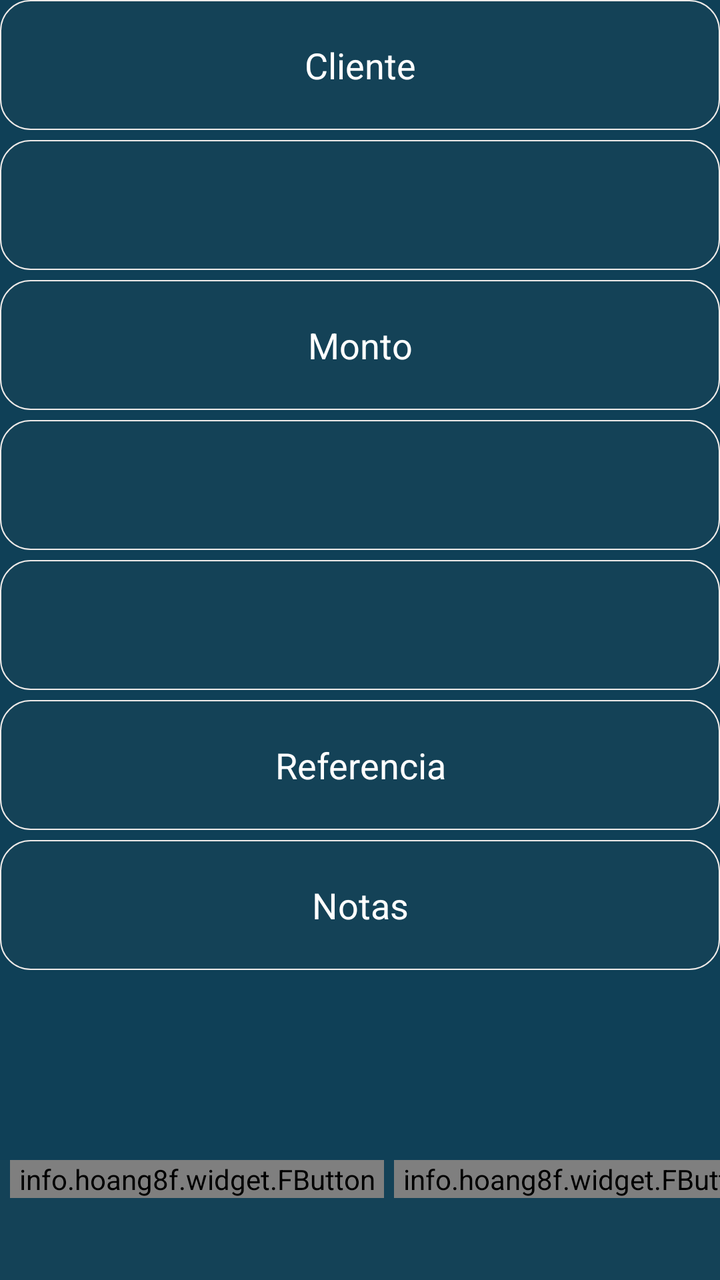
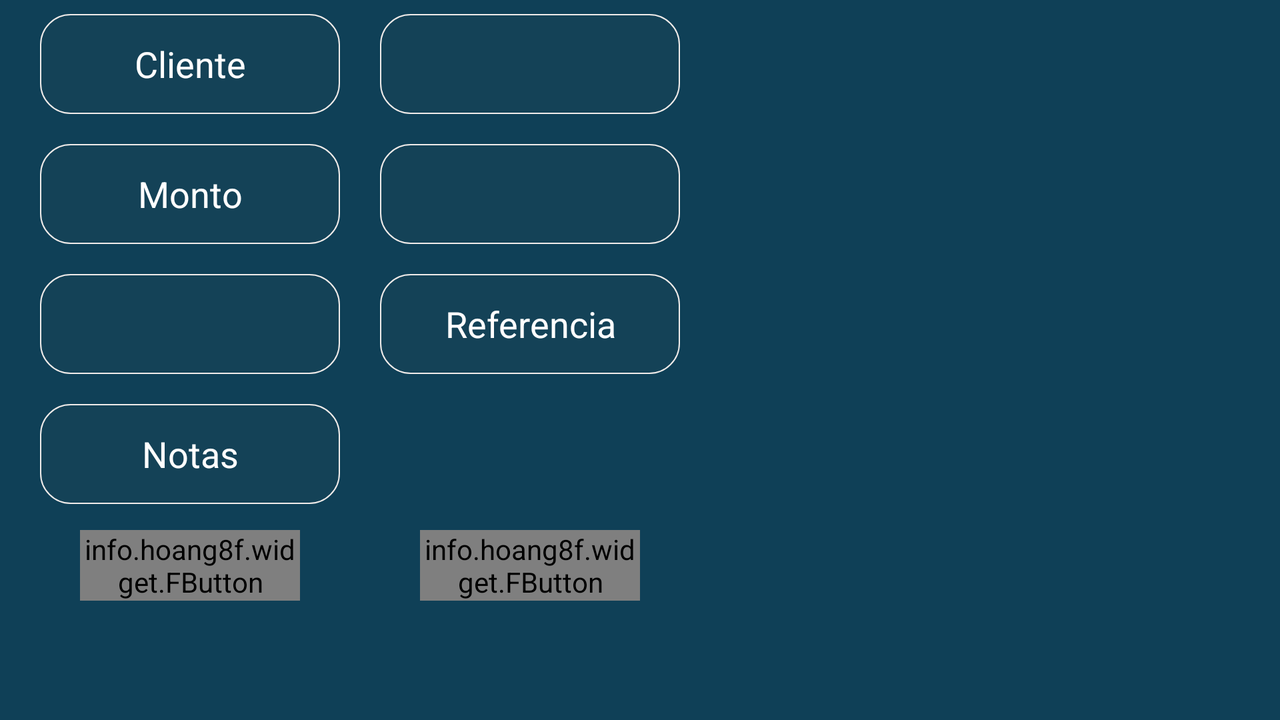

First picture: res/layout/ on a phone held upright. Second picture: the repository's own variant of that layout, on a device whose configuration matches the variant's folder. Source for both follows.
<!-- AndroidManifest.xml: application theme AppTheme -->
<!-- res/layout/fragment_single_payment.xml -->
<RelativeLayout xmlns:android="http://schemas.android.com/apk/res/android"
    xmlns:tools="http://schemas.android.com/tools"
    android:layout_width="match_parent"
    android:layout_height="match_parent"
    xmlns:fbutton="http://schemas.android.com/apk/res-auto"
    tools:context="com.example.admin.iposapp.controler.SinglePaymentFragment">

    <RelativeLayout
        android:layout_width="match_parent"
        android:background="#0F4057"
        android:layout_height="match_parent"
        android:id="@+id/relativeLayout6"
        android:layout_alignParentLeft="true"
        android:layout_alignParentStart="true"
        android:layout_above="@+id/relativeLayout2"
        android:layout_centerHorizontal="true"
        android:layout_alignParentBottom="true">

        <EditText
            android:privateImeOptions="nm"
            android:imeOptions="flagNoExtractUi"
            android:inputType="textNoSuggestions|textUri"
            android:layout_width="wrap_content"
            android:layout_height="65dp"
            android:id="@+id/client"
            android:background="@drawable/roundedshadow_et"
            android:textColorHint="#ffff"
            android:textColor="#ffff"
            android:textAlignment="center"
            android:hint="Cliente"
            android:layout_alignParentTop="true"
            android:layout_alignParentLeft="true"
            android:layout_alignParentStart="true"
            android:layout_alignParentRight="true"
            android:layout_alignParentEnd="true" />

        <Spinner
            android:layout_width="fill_parent"
            android:layout_height="65dp"
            android:id="@+id/deposit"
            android:background="@drawable/roundedshadow_et"
            android:textColorHint="#ffffff"
            android:textColor="#ffffff"
            android:textAlignment="center"
            android:layout_alignParentLeft="true"
            android:layout_alignParentStart="true"
            android:layout_marginTop="5dp"
            android:layout_alignParentRight="true"
            android:layout_alignParentEnd="true"
            android:layout_below="@+id/client"/>

        <EditText
            android:privateImeOptions="nm"
            android:imeOptions="flagNoExtractUi"
            android:inputType="textNoSuggestions|textUri"
            android:layout_width="wrap_content"
            android:layout_height="65dp"
            android:id="@+id/monto"
            android:background="@drawable/roundedshadow_et"
            android:textColorHint="#ffff"
            android:textColor="#ffff"
            android:textAlignment="center"
            android:hint="Monto"
            android:layout_marginTop="5dp"
            android:layout_alignParentLeft="true"
            android:layout_alignParentStart="true"
            android:layout_alignParentRight="true"
            android:layout_alignParentEnd="true"
            android:layout_below="@+id/deposit"/>

        <Spinner
            android:layout_width="fill_parent"
            android:layout_height="65dp"
            android:id="@+id/payForm"
            android:background="@drawable/roundedshadow_et"
            android:textColorHint="#ffffff"
            android:textColor="#ffffff"
            android:textAlignment="center"
            android:layout_alignParentLeft="true"
            android:layout_alignParentStart="true"
            android:layout_marginTop="5dp"
            android:layout_alignParentRight="true"
            android:layout_alignParentEnd="true"
            android:layout_below="@+id/monto"/>

        <Spinner
            android:layout_width="fill_parent"
            android:layout_height="65dp"
            android:id="@+id/bank"
            android:background="@drawable/roundedshadow_et"
            android:textColorHint="#ffffff"
            android:textColor="#ffffff"
            android:textAlignment="center"
            android:layout_alignParentLeft="true"
            android:layout_alignParentStart="true"
            android:layout_marginTop="5dp"
            android:layout_alignParentRight="true"
            android:layout_alignParentEnd="true"
            android:layout_below="@+id/payForm"/>

        <EditText
            android:privateImeOptions="nm"
            android:layout_marginTop="5dp"
            android:imeOptions="flagNoExtractUi"
            android:inputType="textNoSuggestions|textUri"
            android:layout_width="wrap_content"
            android:layout_height="65dp"
            android:id="@+id/reference"
            android:background="@drawable/roundedshadow_et"
            android:textColorHint="#ffff"
            android:textColor="#ffff"
            android:textAlignment="center"
            android:hint="Referencia"
            android:layout_alignParentLeft="true"
            android:layout_alignParentStart="true"
            android:layout_alignParentRight="true"
            android:layout_alignParentEnd="true"
            android:layout_below="@+id/bank"/>

        <EditText
            android:privateImeOptions="nm"
            android:layout_marginTop="5dp"
            android:imeOptions="flagNoExtractUi"
            android:inputType="textNoSuggestions|textUri"
            android:layout_width="wrap_content"
            android:layout_height="65dp"
            android:id="@+id/notes"
            android:background="@drawable/roundedshadow_et"
            android:textColorHint="#ffff"
            android:textColor="#ffff"
            android:textAlignment="center"
            android:hint="Notas"
            android:layout_alignParentLeft="true"
            android:layout_alignParentStart="true"
            android:layout_alignParentRight="true"
            android:layout_alignParentEnd="true"
            android:layout_below="@+id/reference"/>


    </RelativeLayout>
    
    <RelativeLayout
        android:focusableInTouchMode="true"
        android:layout_width="wrap_content"
        android:background="#144257"
        android:layout_height="60dp"
        android:id="@+id/relativeLayout2"
        android:layout_alignParentLeft="true"
        android:layout_alignParentStart="true"
        android:layout_centerHorizontal="true"
        android:layout_alignParentBottom="true">
        <LinearLayout
            android:id="@+id/top_buttons"
            android:layout_width="wrap_content"
            android:layout_height="wrap_content"
            android:orientation="horizontal" >
            <info.hoang8f.widget.FButton

                android:layout_width="187dp"
                android:layout_height="wrap_content"
                fbutton:buttonColor="#144257"
                fbutton:shadowColor="#263238"
                fbutton:shadowEnabled="true"
                fbutton:shadowHeight="5dp"
                fbutton:cornerRadius="5dp"
                android:textColor="#ffff"
                android:textAlignment="center"
                android:text="Aplicar"
                android:id="@+id/btnApply"
                android:layout_alignParentBottom="true"
                android:layout_marginBottom="5dp"
                android:layout_alignParentLeft="true"
                android:layout_alignParentStart="true"
                android:layout_marginLeft="5dp"
            />

            <info.hoang8f.widget.FButton

                android:layout_width="187dp"
                android:layout_height="wrap_content"
                fbutton:buttonColor="#144257"
                fbutton:shadowColor="#263238"
                fbutton:shadowEnabled="true"
                fbutton:shadowHeight="5dp"
                fbutton:cornerRadius="5dp"
                android:textColor="#ffff"
                android:textAlignment="center"
                android:text="Cancelar"
                android:id="@+id/btnCancel"
                android:layout_alignParentBottom="true"
                android:layout_marginBottom="5dp"
                android:layout_alignParentLeft="true"
                android:layout_alignParentStart="true"
                android:layout_marginLeft="5dp"
            />
        </LinearLayout>

    </RelativeLayout>

</RelativeLayout>
<!-- resources referenced by this layout -->
<resources>
  <!-- drawable roundedshadow_et (drawable) -->
  <?xml version="1.0" encoding="utf-8"?>
  <selector xmlns:android="http://schemas.android.com/apk/res/android">
  
      <item android:state_pressed="true" android:state_focused="true">
          <shape>
              <stroke
                  android:width="3.3dp"
                  android:color="#fafafa" />
              <corners
                  android:radius="15dp" />
          </shape>
      </item>
  
      <item android:state_pressed="true" android:state_focused="false">
          <shape>
              <stroke
                  android:width="3.3dp"
                  android:color="#F6EBC9" />
              <corners
                  android:radius="15dp" />
          </shape>
      </item>
  
      <item android:state_pressed="false" android:state_focused="true">
          <shape>
              <stroke
                  android:width="2dp"
                  android:color="#fafafa" />
              <corners
                  android:radius="15dp" />
          </shape>
      </item>
  
      <item android:state_pressed="false" android:state_focused="false">
          <shape>
              <gradient
                  android:startColor="#144257"
                  android:centerColor="#144257"
                  android:endColor="#144257"
                  android:angle="270"
                  />
              <stroke
                  android:width="0.7dp"
                  android:color="#efebe9" />
              <corners
                  android:radius="15dp" />
          </shape>
      </item>
  
      <item android:state_enabled="true">
          <shape>
              <padding
                  android:left="4dp"
                  android:top="4dp"
                  android:right="4dp"
                  android:bottom="4dp"
                  />
          </shape>
      </item>
  
  </selector>
  <style name="AppTheme" parent="Theme.AppCompat.Light.NoActionBar">
          
          <item name="colorPrimary">@color/colorPrimary</item>
          <item name="colorPrimaryDark">#10364e</item>
          <item name="colorAccent">@color/colorAccent</item>
          <item name="windowActionBar">false</item>
          <item name="windowNoTitle">true</item>
      </style>
</resources>
<!-- res/layout-land/fragment_single_payment.xml (the repository's variant of the layout above) -->
<!-- drawn on the phone turned sideways -->
<RelativeLayout xmlns:android="http://schemas.android.com/apk/res/android"
    xmlns:tools="http://schemas.android.com/tools"
    android:layout_width="match_parent"
    android:layout_height="match_parent"
    xmlns:fbutton="http://schemas.android.com/apk/res-auto"
    tools:context="com.example.admin.iposapp.controler.SinglePaymentFragment">

    <RelativeLayout
        android:layout_width="match_parent"
        android:background="#0F4057"
        android:layout_height="match_parent"
        android:id="@+id/relativeLayout6"
        android:layout_alignParentLeft="true"
        android:layout_alignParentStart="true"
        android:layout_above="@+id/relativeLayout2"
        android:layout_centerHorizontal="true"
        android:layout_alignParentBottom="true">

        <LinearLayout
            android:layout_width="wrap_content"
            android:layout_height="65dp"
            android:id="@+id/linear1">

            <EditText
                android:privateImeOptions="nm"
                android:layout_marginTop="7dp"
                android:imeOptions="flagNoExtractUi"
                android:inputType="textNoSuggestions|textUri"
                android:layout_width="150dp"
                android:layout_height="50dp"
                android:id="@+id/client"
                android:background="@drawable/roundedshadow_et"
                android:textColorHint="#ffff"
                android:textColor="#ffff"
                android:textAlignment="center"
                android:layout_marginLeft="20dp"
                android:hint="Cliente" />

            <Spinner
                android:layout_marginTop="7dp"
                android:layout_marginLeft="20dp"
                android:layout_width="150dp"
                android:layout_height="50dp"
                android:id="@+id/deposit"
                android:background="@drawable/roundedshadow_et"
                android:textColorHint="#ffffff"
                android:textColor="#ffffff"
                android:textAlignment="center"
                />

        </LinearLayout>

        <LinearLayout
            android:layout_width="wrap_content"
            android:layout_height="65dp"
            android:id="@+id/linear2"
            android:layout_below="@+id/linear1">

            <EditText
                android:privateImeOptions="nm"
                android:imeOptions="flagNoExtractUi"
                android:inputType="textNoSuggestions|textUri"
                android:layout_width="150dp"
                android:layout_height="50dp"
                android:id="@+id/monto"
                android:background="@drawable/roundedshadow_et"
                android:textColorHint="#ffff"
                android:textColor="#ffff"
                android:textAlignment="center"
                android:hint="Monto"
                android:layout_marginTop="7dp"
                android:layout_marginLeft="20dp"/>

            <Spinner
                android:layout_width="150dp"
                android:layout_height="50dp"
                android:id="@+id/payForm"
                android:background="@drawable/roundedshadow_et"
                android:textColorHint="#ffffff"
                android:textColor="#ffffff"
                android:textAlignment="center"
                android:layout_marginTop="7dp"
                android:layout_marginLeft="20dp"/>

        </LinearLayout>

        <LinearLayout
            android:layout_width="wrap_content"
            android:layout_height="65dp"
            android:id="@+id/linear3"
            android:layout_below="@+id/linear2"
            android:orientation="horizontal">

            <Spinner
                android:layout_width="150dp"
                android:layout_height="50dp"
                android:layout_marginLeft="20dp"
                android:id="@+id/bank"
                android:background="@drawable/roundedshadow_et"
                android:textColorHint="#ffffff"
                android:textColor="#ffffff"
                android:textAlignment="center"
                android:layout_marginTop="7dp"/>

            <EditText
                android:privateImeOptions="nm"
                android:layout_marginTop="7dp"
                android:layout_marginLeft="20dp"
                android:imeOptions="flagNoExtractUi"
                android:inputType="textNoSuggestions|textUri"
                android:layout_width="150dp"
                android:layout_height="50dp"
                android:id="@+id/reference"
                android:background="@drawable/roundedshadow_et"
                android:textColorHint="#ffff"
                android:textColor="#ffff"
                android:textAlignment="center"
                android:hint="Referencia"/>

        </LinearLayout>

        <LinearLayout
            android:layout_width="wrap_content"
            android:layout_height="65dp"
            android:id="@+id/linear4"
            android:layout_below="@+id/linear3">
            <EditText
                android:privateImeOptions="nm"
                android:layout_marginTop="7dp"
                android:layout_marginLeft="20dp"
                android:imeOptions="flagNoExtractUi"
                android:inputType="textNoSuggestions|textUri"
                android:layout_width="150dp"
                android:layout_height="50dp"
                android:id="@+id/notes"
                android:background="@drawable/roundedshadow_et"
                android:textColorHint="#ffff"
                android:textColor="#ffff"
                android:textAlignment="center"
                android:hint="Notas"/>
        </LinearLayout>

        <LinearLayout
            android:id="@+id/top_buttons"
            android:layout_marginTop="5dp"
            android:layout_width="wrap_content"
            android:layout_height="wrap_content"
            android:orientation="horizontal"
            android:layout_below="@+id/linear4">
            <info.hoang8f.widget.FButton

                android:layout_width="110dp"
                android:layout_height="wrap_content"
                fbutton:buttonColor="#144257"
                fbutton:shadowColor="#000"
                fbutton:shadowEnabled="true"
                fbutton:shadowHeight="5dp"
                fbutton:cornerRadius="5dp"
                android:textColor="#ffff"
                android:textAlignment="center"
                android:text="Aplicar"
                android:id="@+id/btnApply"
                android:layout_alignParentBottom="true"
                android:layout_marginBottom="2dp"
                android:layout_alignParentLeft="true"
                android:layout_alignParentStart="true"
                android:layout_marginLeft="40dp"
                />

            <info.hoang8f.widget.FButton

                android:layout_width="110dp"
                android:layout_height="wrap_content"
                fbutton:buttonColor="#144257"
                fbutton:shadowColor="#000"
                fbutton:shadowEnabled="true"
                fbutton:shadowHeight="5dp"
                fbutton:cornerRadius="5dp"
                android:textColor="#ffff"
                android:textAlignment="center"
                android:text="Cancelar"
                android:id="@+id/btnCancel"
                android:layout_alignParentBottom="true"
                android:layout_marginBottom="2dp"
                android:layout_alignParentLeft="true"
                android:layout_alignParentStart="true"
                android:layout_marginLeft="60dp"
                />
        </LinearLayout>


    </RelativeLayout>
    

</RelativeLayout>
